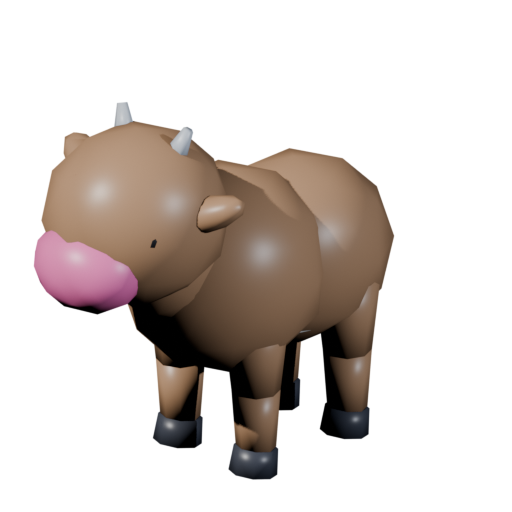
#> input picture HUD/scratch/renders_test/Cute_Baby_Calf_test_render.png, 512 x 512 px, given in place of baby_calf.png, which was not available
$ python make_im_showcase.py
#> lines starting #> are read from the running program, lines starting #| are printed output that depends on the picture; pictures that were not available may be replaced by others from this repository, and a replacement may not be noted
import os
from PIL import Image, ImageDraw

ICON_PATH = r"C:\Users\casey\Desktop\Homesteader\HUD\scratch\batch3\all_extracted\baby_calf.png"
RENDERS_DIR = r"C:\Users\casey\Desktop\Homesteader\HUD\scratch\renders_test"
OUT_PATH = r"C:\Users\casey\.gemini\antigravity\brain\6940286d-0152-4b36-9e37-9e6cff11c21a\instantmesh_showcase.png"

orig = Image.open(ICON_PATH).convert("RGBA")
#> orig is the input picture: PIL image 512x512 RGBA; mean R, G, B, A 38, 30.4, 26.2, 78.2
v0 = Image.open(os.path.join(RENDERS_DIR, "im_turntable_0deg.png")).convert("RGBA")
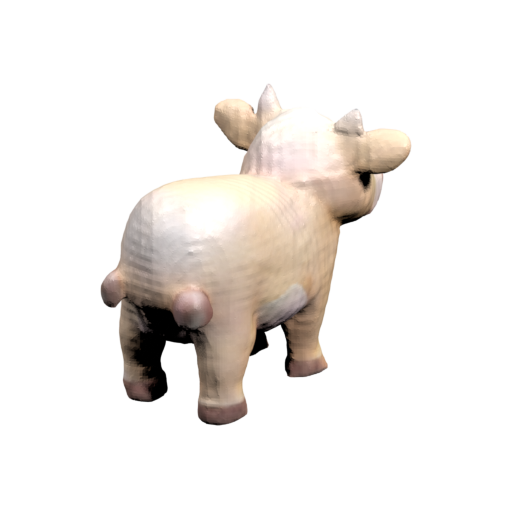
#> input picture HUD/scratch/renders_test/im_turntable_0deg.png, 512 x 512 px, found by its file name
#> v0 is the input picture: PIL image 512x512 RGBA; mean R, G, B, A 39.9, 35.9, 32.6, 53.3
v90 = Image.open(os.path.join(RENDERS_DIR, "im_turntable_90deg.png")).convert("RGBA")
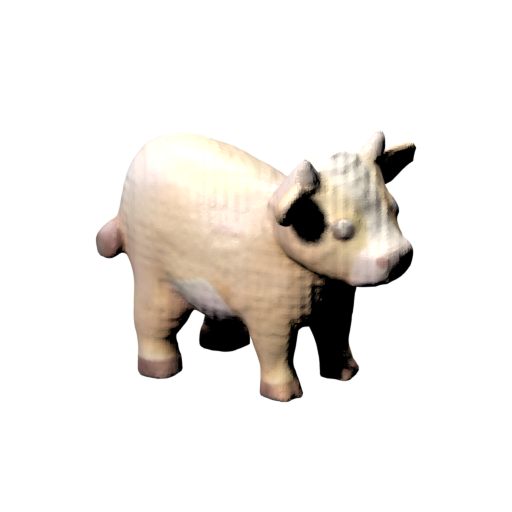
#> input picture HUD/scratch/renders_test/im_turntable_90deg.png, 512 x 512 px, found by its file name
#> v90 is the input picture: PIL image 512x512 RGBA; mean R, G, B, A 37, 33.3, 29.4, 54.1
v180 = Image.open(os.path.join(RENDERS_DIR, "im_turntable_180deg.png")).convert("RGBA")
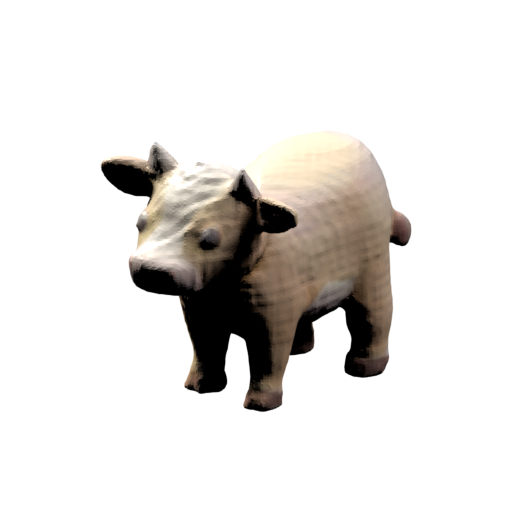
#> input picture HUD/scratch/renders_test/im_turntable_180deg.png, 512 x 512 px, found by its file name
#> v180 is the input picture: PIL image 512x512 RGBA; mean R, G, B, A 24.4, 21.9, 19.3, 51.2
v270 = Image.open(os.path.join(RENDERS_DIR, "im_turntable_270deg.png")).convert("RGBA")
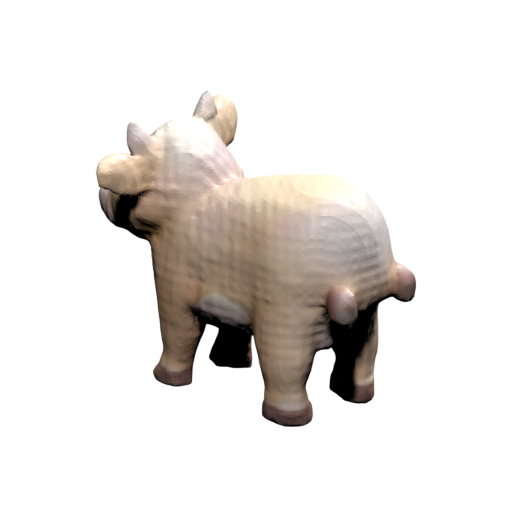
#> input picture HUD/scratch/renders_test/im_turntable_270deg.png, 512 x 512 px, found by its file name
#> v270 is the input picture: PIL image 512x512 RGBA; mean R, G, B, A 33.7, 30, 26.9, 56.1

W, H = 1100, 300
canvas = Image.new("RGBA", (W, H), (22, 27, 34, 255))
draw = ImageDraw.Draw(canvas)

draw.text((20, 15), "InstantMesh AI 3D Reconstruction Test (Free API): Target Icon vs. 360 TurnTable Views", fill=(240, 240, 245, 255))

panels = [
    ("Target Icon", orig),
    ("View 0°", v0),
    ("View 90°", v90),
    ("View 180°", v180),
    ("View 270°", v270),
]

card_w = 200
card_h = 230

for idx, (title, img) in enumerate(panels):
    x = 20 + idx * (card_w + 15)
    y = 45
    draw.rectangle([x, y, x + card_w, y + card_h], fill=(28, 33, 40, 255), outline=(48, 54, 61, 255))
    draw.text((x + 10, y + 10), title, fill=(88, 166, 255, 255) if idx == 0 else (46, 160, 67, 255))

    bbox = img.split()[3].getbbox()
    if bbox:
        cropped = img.crop(bbox)
        scale = min(170 / cropped.width, 170 / cropped.height)
        rw, rh = int(cropped.width * scale), int(cropped.height * scale)
        scaled = cropped.resize((rw, rh), Image.Resampling.LANCZOS)
        canvas.paste(scaled, (x + (card_w - rw)//2, y + 35 + (170 - rh)//2), scaled)
#> this loop made 5 passes
#> (title, x, bbox, scale, rw, rh) on passes 1 to 5: ('Target Icon', 20, (33, 101, 395, 481), 0.447, 161, 170), ('View 0°', 235, (100, 83, 412, 426), 0.496, 154, 170), ('View 90°', 450, (95, 130, 417, 403), 0.528, 170, 144), ('View 180°', 665, (100, 130, 412, 413), 0.545, 169, 154), ('View 270°', 880, (95, 90, 417, 428), 0.503, 161, 170)
#> pass 1, `scaled = cropped.resize((rw, rh), Image.Resampling.LANCZOS)`:
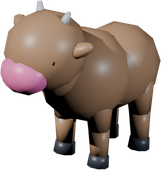
#> scaled: PIL image 161x170 RGBA; mean R, G, B, A 74.3, 59.2, 51, 148.9; transparent parts drawn white
#> after the loop:
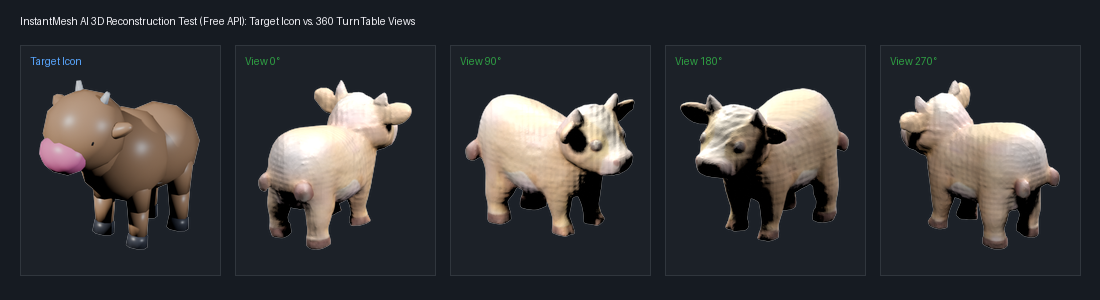
#> canvas: PIL image 1100x300 RGBA; mean R, G, B, A 54.2, 54.2, 56.2, 254.4; transparent parts drawn white
#> after the loop:
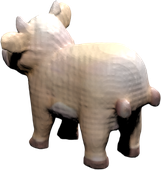
#> scaled: PIL image 161x170 RGBA; mean R, G, B, A 83.4, 74.2, 66.5, 135; transparent parts drawn white

canvas.save(OUT_PATH)
print("Saved showcase to:", OUT_PATH)
